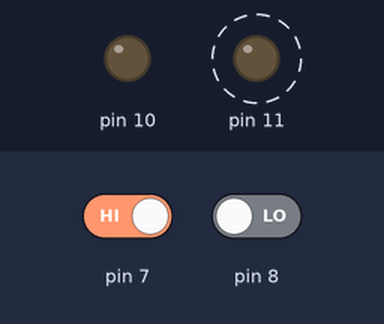
Bench run of a sketch on a simulated Arduino Uno, built with avr-gcc and run on an emulated ATmega328P. Shown: output pins drawn as LEDs (lit = HIGH). Dashed ring = blinking. The test bench sets the inputs (shaded band); at power-on: pin 7 HIGH, pin 8 LOW.

Above: at 2.3 s.
2.4 s: pin 7 driven LOW
At 2.62 s:
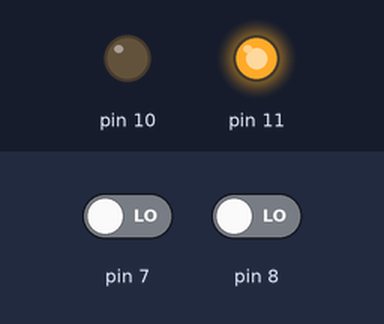
4.0 s: pin 8 driven HIGH
At 4.12 s:
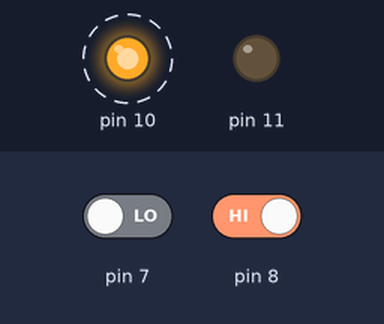
7.5 s: pin 8 driven LOW
9.0 s: pin 7 driven HIGH
At 9.12 s:
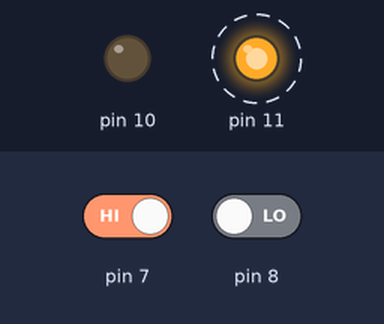
Timing chart, 0 to 13.5 s (numbered marks = the images above; inputs shaded):
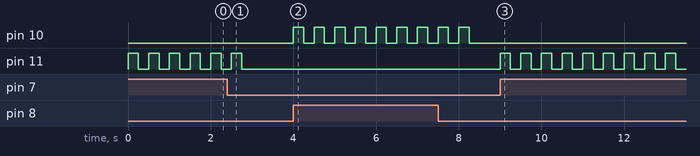

The sketch:

191004_IF_BUTTON_TOUCH_2.ino
```cpp
void setup() {
  pinMode(7,INPUT);
  pinMode(8,INPUT);
  pinMode(10,OUTPUT);
  pinMode(11,OUTPUT);

}

void loop() {
  if(digitalRead(8) == 1 && digitalRead(7) == 0)
  {
    digitalWrite(10,HIGH);
    delay(250);
    digitalWrite(10,LOW);
    delay(250);
    digitalWrite(10,HIGH);
    delay(250);
    digitalWrite(10,LOW);
    delay(250);
    digitalWrite(10,HIGH);
    delay(250);
    digitalWrite(10,LOW);
    delay(250);
  }
  else if (digitalRead(7) == 1 && digitalRead(8) == 0)
  {
    digitalWrite(11,HIGH);
    delay(250);
    digitalWrite(11,LOW);
    delay(250);
    digitalWrite(11,HIGH);
    delay(250);
    digitalWrite(11,LOW);
    delay(250);
    digitalWrite(11,HIGH);
    delay(250);
    digitalWrite(11,LOW);
    delay(250);
  }
}
```

Measured:
- after the input at 2.4 s, pin 11: goes on until 2.8 s, then stays LOW
- after the input at 4.0 s, pin 10: alternates HIGH for 0.25 s and LOW for 0.25 s, starting at once
- after the input at 9.0 s, pin 11: alternates HIGH for 0.25 s and LOW for 0.25 s, starting at once
- by itself, pin 11: alternates HIGH for 0.25 s and LOW for 0.25 s
